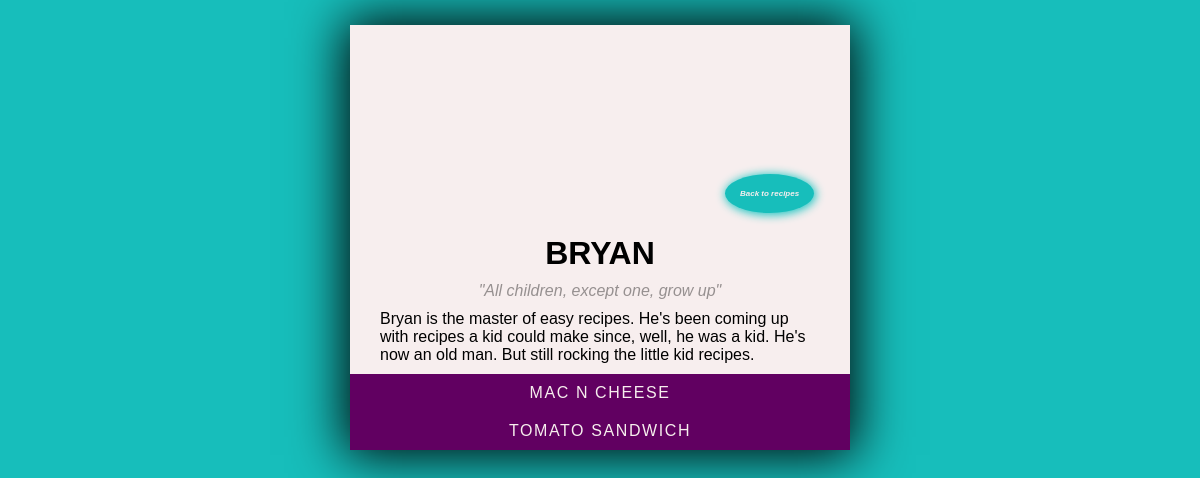
Page /author/1/ on the committed database.
### homepage/models.py (models this page shows, shortened)
class Author(models.Model):
    name = models.CharField(max_length=80)
    bio = models.TextField()
    quote = models.CharField(max_length=50, default="Just another cook")
    class Meta:
        ordering = ('name',)

class Recipe(models.Model):
    title = models.CharField(max_length=50)
    author = models.ForeignKey(Author, on_delete=models.CASCADE)
    description = models.TextField()
    time_required = models.CharField(max_length=50)
    instructions = models.TextField()
    class Meta:
        ordering = ('title',)

### homepage/views.py (the view)
# urls.py: path('author/<int:author_id>/', author),
def author(request, author_id):
    author_info = Author.objects.filter(id=author_id).first()
    recipe_list = Recipe.objects.filter(author=author_info)
    return render(request, "author.html", {"author": author_info, "recipes": recipe_list})

### templates/author.html (shortened to what this page needs)
{% load static %}
<!DOCTYPE html>
<html lang="en">
  <head>
    <link rel="stylesheet" href="{% static 'css/style.css' %}" />
  </head>
  <body>
    <div class="card">
      <div class="header">
        <div class="button">
          <a href="/"><i class="link">Back to recipes</i></a>
        </div>
      </div>
      {% if not author %}
      <h2>The author you are looking for does not exist</h2>
      {% else %}
      <h1 class="title">{{ author.name }}</h1>
      <i class="summary">{{ author.quote }}</i>
      <p class="info">{{ author.bio }}</p>
      <ul>
        {% for recipe in recipes %}
        <li>
          <a class="bar" href="/recipe/{{ recipe.id }}/">{{ recipe.title }}</a>
        </li>
        {% endfor %}
      </ul>
      {% endif %}
    </div>
  </body>
</html>

### static/css/style.css (style rules this page uses)
* { margin: 0; padding: 0; font-family: "Trebuchet MS", sans-serif; list-style-type: none; text-decoration: none; -webkit-box-sizing: border-box; -moz-box-sizing: border-box; -o-box-sizing: border-box; box-sizing: border-box; }
body { height: 100%; background-color: #17bebb; }
.card { position: relative; background: rgb(247, 238, 238); max-width: 500px; margin: 25px auto; box-shadow: 0px 0px 50px 5px black; }
.header { background-size: cover; min-height: 200px; }
.button a .link { position: absolute; left: 75%; bottom: 55.7%; background: #17bebb; color: rgb(247, 238, 238); font-size: 0.5em; font-weight: bold; text-align: center; padding: 15px; border-radius: 50%; box-shadow: 1px 1px 10px 1px #19c5c2; }
.title { color: black; display: block; position: relative; text-align: center; text-transform: uppercase; margin: 10px 25px; }
.summary { color: #969090; margin: 0 30px; display: block; position: relative; text-align: center; }
.info { margin: 10px 30px; }
a.bar { display: block; background: rgb(97, 0, 97); color: rgb(247, 238, 238); position: relative; text-transform: uppercase; letter-spacing: 0.1em; text-align: center; padding: 10px; transition: 250ms; }

### rows in the picture
Author: name "BRYAN", quote "\"All children, except one, grow up\"", bio "Bryan is the master of easy recipes. He's been coming up with recipes a kid could make since, well, he was a kid. He's now an old man. But still rocking the little kid recipes."
Recipe: title "MAC N CHEESE"
Recipe: title "TOMATO SANDWICH"
